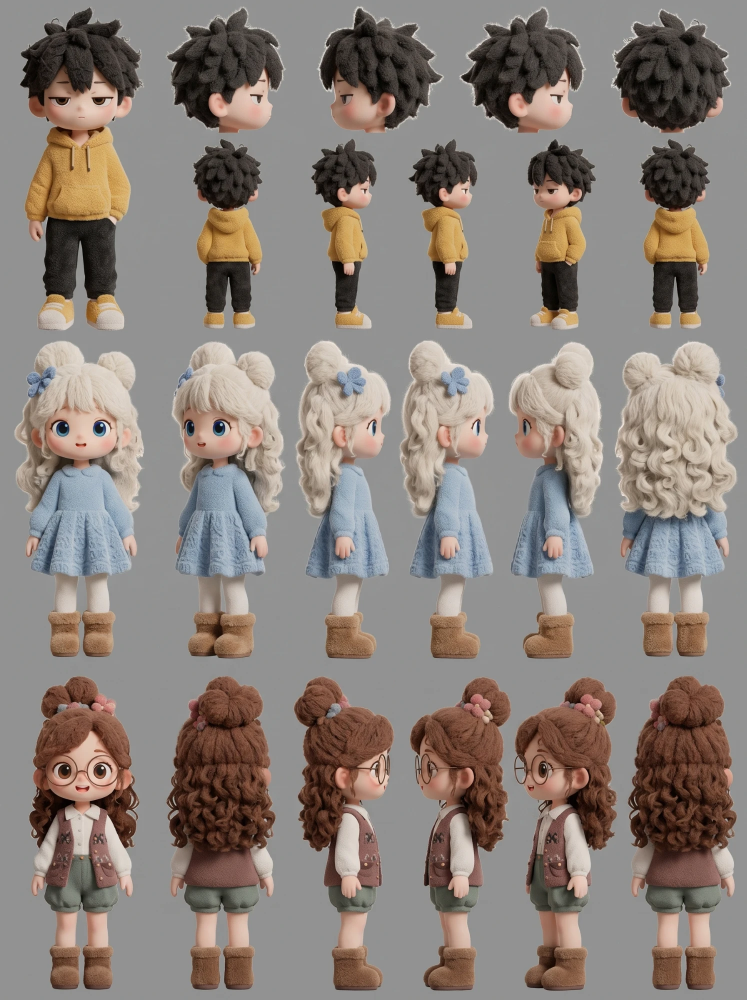
#> input picture docs/references/owner_uploads/turnaround_all_three_2026-11-17.webp, 1493 x 2000 px (shown at 1/2 size)
$ python -i make_sheet.py   (imports and definitions only)
#> lines starting #> are read from the running program, lines starting #| are printed output that depends on the picture
#> further down, picture is the input picture: PIL image 1493x2000 RGB; mean R, G, B 138.5, 128.6, 122.2
"""T-081 owner sheet: reference | 0.10.0 (current) | 0.11.0 for front, 3/4, side, back and the face close-up.

    python3 docs/evaluation/characters/T-081/tools/make_sheet.py <renders_0.10.0> <renders_0.11.0> <out.jpg>

Renders come from render_views.py (body_0, body_35, body_90, body_180, face_0, face_30). References: the girl's
sheet30 views (front, front-left, left, back), the ref_30 "Neutral" face tile and the ref_34 "Neutral" tile, and the
girl row of the owner turnaround (2026-11-17)."""
import os
import sys

from PIL import Image, ImageDraw

ROOT = os.path.abspath(os.path.join(os.path.dirname(os.path.abspath(__file__)), "..", "..", "..", "..", ".."))
REF = os.path.join(ROOT, "assets", "characters", "girl_auburn_bun_glasses", "references")
TURN = os.path.join(ROOT, "assets", "references", "owner_uploads", "turnaround_all_three_2026-11-17.webp")
H = 400


# [8 lines left out: function fit, not called in this run]


def autocrop(im, margin=8):
    """Crops a render to the character (pixels that differ from the corner background colour)."""
#> called with margin = 8
    from PIL import ImageChops
    im = im.convert("RGB")
    bg = Image.new("RGB", im.size, im.getpixel((0, 0)))
#> bg: PIL image 1493x2000 RGB; every value is 146
    box = ImageChops.difference(im, bg).convert("L").point(lambda v: 255 if v > 12 else 0).getbbox()
#> box = (28, 12, 1477, 1982)
    if not box:
        return im
    return im.crop((max(box[0] - margin, 0), max(box[1] - margin, 0), min(box[2] + margin, im.width), min(box[3] + margin, im.height)))
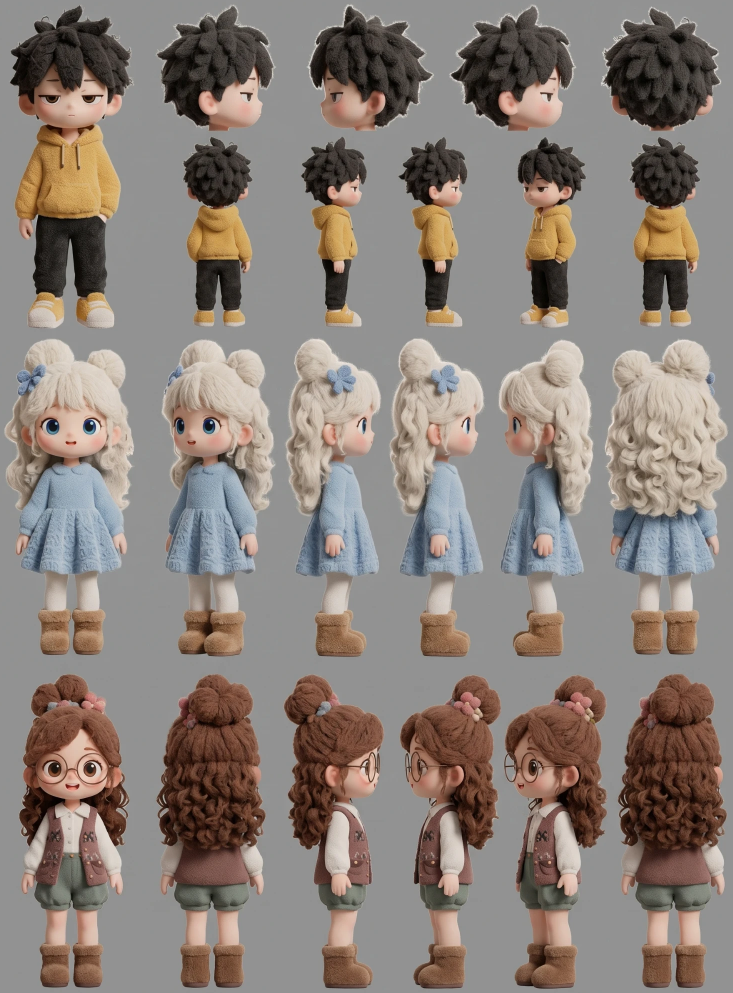
#> returned value: PIL image 1465x1986 RGB (shown at 1/2 size); mean R, G, B 138.3, 128.1, 121.5


# [44 lines left out: functions label, main, not called in this run]


# [1 line not run here, left out]

>>> from PIL import Image
>>> picture = Image.open('../../../../references/owner_uploads/turnaround_all_three_2026-11-17.webp')
>>> result = autocrop(picture)
